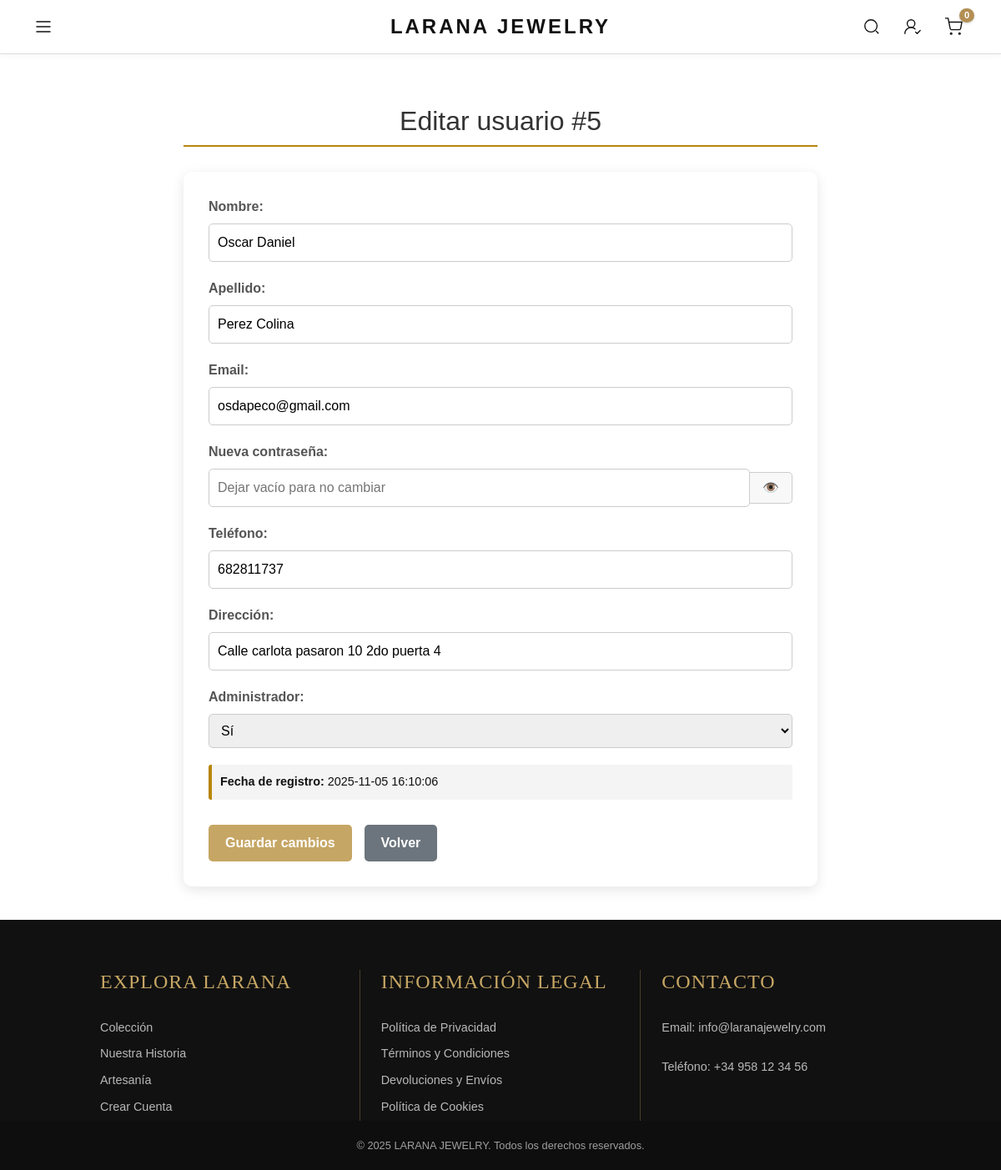
/tienda_login_php/modificar_usuarios.php?id=5 (signed in), run on an earlier commit of the app's database.
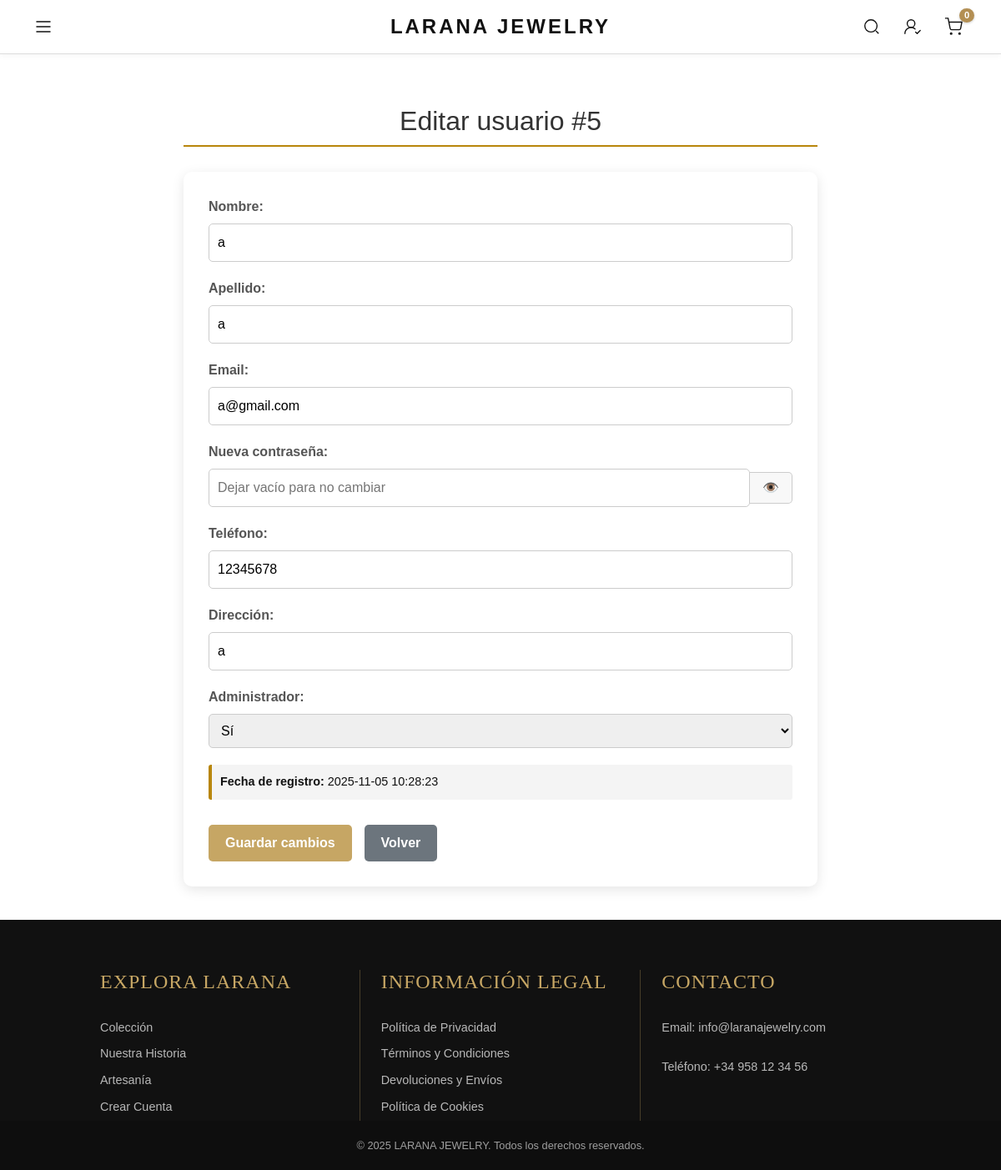
And on a later commit of the database.
### tables this page shows
CREATE TABLE `usuarios` (
  `id` int(11) NOT NULL,
  `nombre` varchar(100) NOT NULL,
  `apellido` varchar(100) NOT NULL,
  `email` varchar(255) NOT NULL,
  `password` varchar(255) NOT NULL,
  `telefono` varchar(20) NOT NULL,
  `direccion` varchar(255) NOT NULL,
  `acepta_terminos` tinyint(1) NOT NULL DEFAULT 0,
  `fecha_registro` timestamp NOT NULL DEFAULT current_timestamp(),
  `admin` tinyint(1) NOT NULL DEFAULT 0
);

### tienda_login_php/modificar_usuarios.php (the view, shortened to what this page needs)
<?php
require_once "db_connect.php";
$usuario_a_editar = null;
if ($_SERVER['REQUEST_METHOD'] === 'GET' && !empty($_GET['id'])) {
    $id = intval($_GET['id']);
    try {
        $stmt = $conn->prepare("SELECT * FROM usuarios WHERE id = :id");
        $stmt->execute([':id' => $id]);
        $usuario_a_editar = $stmt->fetch(PDO::FETCH_ASSOC);
    } catch (PDOException $e) {
        die("<p style='color:red;'>Error al cargar el usuario: " . htmlspecialchars($e->getMessage()) . "</p>");
    }
}
include __DIR__ . '/../includes/header.php';
?>
<main class="main-content container">
    <h2 class="form-title">Editar usuario #<?= htmlspecialchars($usuario_a_editar['id'] ?? '') ?></h2>
    <?php if ($usuario_a_editar): ?>
        <form action="modificar_usuarios.php" method="post" class="form-card">
            <div class="form-group">
                <label for="nombre">Nombre:</label>
                <input type="text" id="nombre" name="nombre" value="<?= htmlspecialchars($_POST['nombre'] ?? $usuario_a_editar['nombre']) ?>" required>
            </div>
            <div class="form-group">
                <label for="apellido">Apellido:</label>
                <input type="text" id="apellido" name="apellido" value="<?= htmlspecialchars($_POST['apellido'] ?? $usuario_a_editar['apellido']) ?>" required>
            </div>
            <div class="form-group">
                <label for="email">Email:</label>
                <input type="email" id="email" name="email" value="<?= htmlspecialchars($_POST['email'] ?? $usuario_a_editar['email']) ?>" required>
            </div>
            <div class="form-group">
                <label for="password">Nueva contraseña:</label>
                <div class="input-password-group">
                    <input
                        type="password"
                        name="password"
                        id="password"
                        placeholder="Dejar vacío para no cambiar"
                    >
                    <button
                        type="button"
                        id="togglePassword"
                        class="btn-toggle-password"
                    >
                        👁️
                    </button>
                </div>
            </div>
            <div class="form-group">
                <label for="telefono">Teléfono:</label>
                <input type="text" id="telefono" name="telefono" value="<?= htmlspecialchars($_POST['telefono'] ?? $usuario_a_editar['telefono']) ?>" required>
            </div>
            <div class="form-group">
                <label for="direccion">Dirección:</label>
                <input type="text" id="direccion" name="direccion" value="<?= htmlspecialchars($_POST['direccion'] ?? $usuario_a_editar['direccion']) ?>" required>
            </div>
            <div class="form-group">
                <label for="admin">Administrador:</label>
                <select id="admin" name="admin" class="select-field">
                    <option value="1" <?= ($usuario_a_editar['admin'] ?? 0) == 1 ? 'selected' : '' ?>>Sí</option>
                </select>
            </div>
            <div class="form-info">
                <strong>Fecha de registro:</strong> <?= htmlspecialchars($usuario_a_editar['fecha_registro']) ?>
            </div>
            <div class="form-actions">
                <button type="submit" class="btn btn-primary">Guardar cambios</button>
                <a href="perfil.php" class="btn btn-secondary">Volver</a>
            </div>
        </form>
    <?php endif; ?>
</main>
<?php include __DIR__ . '/../includes/footer.php'; ?>

What changed in the data, as far as the page shows it:
changed usuarios "Sí": nombre "Oscar Daniel" → "a"; apellido "Perez Colina" → "a"; email "osdapeco@gmail.com" → "a@gmail.com"; telefono "682811737" → "12345678"; direccion "Calle carlota pasaron 10 2do puerta 4" → "a"; fecha_registro "2025-11-05 16:10:06" → "2025-11-05 10:28:23"
